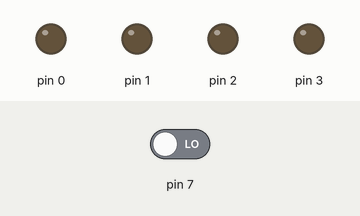
A sketch run on a simulated Arduino Uno, built with avr-gcc and run on an emulated ATmega328P. Shown: output pins drawn as LEDs (lit = HIGH). Dashed ring = blinking. The inputs (shaded band) are chosen by the test bench; at power-on: pin 7 LOW.

Above: at 1.2 s.
1.3 s: pin 7 driven HIGH
At 4.2 s:
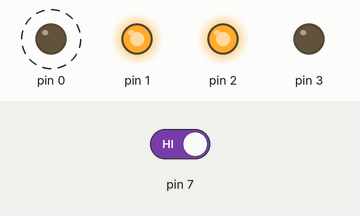
4.3 s: pin 7 driven LOW
At 5.0 s:
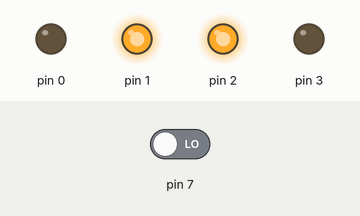
5.8 s: pin 7 driven HIGH
At 7.1 s:
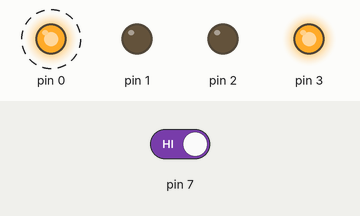
Timing chart, 0 to 14.8 s (numbered marks = the images above; inputs shaded):
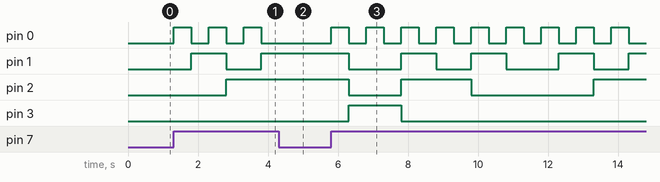

The sketch:

SA3_SeteSegmentosBotaoCerto.ino
```cpp
int timer = 500;
int cnt = 0;
int pino;
bool aux = 0;
void setup() {
  for (pino = 0; pino < 4; pino ++) {
    pinMode(pino, OUTPUT);
  }
  pinMode(7, INPUT);
  PORTD = 0;
}
void loop()
{
  if ((digitalRead(7) == 1) && (aux == 0)) {  // Teste de entrada e var Auxiliar;
    if (cnt == 8) {                           // Se entrada =1 e Aux =0;
      aux = 1;                                // Sinar de = -> Atribui valor;
    }                                         // Sinal de == -> usado para este lógico;
    cnt++;//Incrementa contador em 1
    PORTD = cnt;
    delay(timer);
  }

  if ((digitalRead(7) == 1) && (aux == 1)) {
    if (cnt == 1) {
      aux = 0;
    }
    cnt--;//Decrementa contador em 1
    PORTD = cnt;
    delay(timer);
  }
}
```

Measured:
- after the input at 1.3 s, pin 0: alternates HIGH for 0.50 s and LOW for 0.50 s, starting at once; pin 1: LOW → HIGH after 0.50 s, → LOW 1.0 s later, → HIGH 1.0 s later; pin 2: LOW → HIGH after 1.5 s
- after the input at 4.3 s, pin 0: stays LOW (without the input it goes to HIGH after 0.00 s); pin 1, pin 2: stays HIGH (without the input it goes to LOW after 0.50 s); pin 3: stays LOW (without the input it goes to HIGH after 0.50 s)
- after the input at 5.8 s, pin 0: alternates HIGH for 0.50 s and LOW for 0.50 s, starting at once; pin 1: HIGH → LOW after 0.50 s, → HIGH 1.5 s later, → LOW 1.0 s later, → HIGH 1.0 s later, … (8 changes in this stretch)
